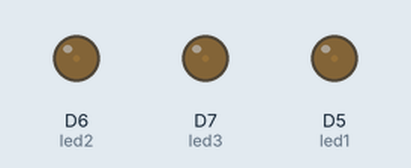
Bench run of a program on a simulated ESP8266 (NodeMCU). Parts: output pins drawn as LEDs (lit = HIGH).

Above: at 0.05 s.
At 0.95 s:
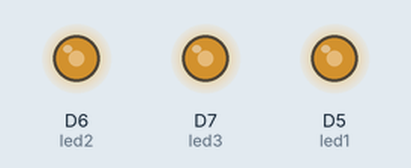
At 1.4 s:
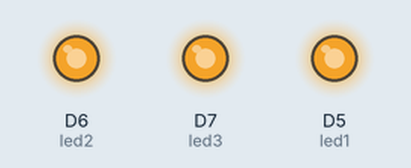
At 2.75 s:
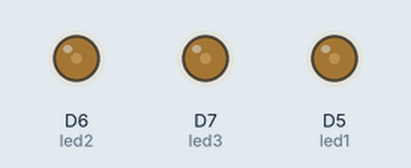
Timing chart, 0 to 7.2 s (numbered marks = the images above):
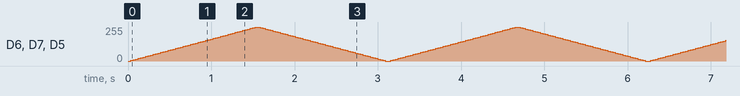

The program:

main.cpp
```cpp
#include <Arduino.h>

// Define PWM pins for the LEDs
// LED-களுக்கான PWM பின்களை வரையறுக்கவும்
const int led1 = D5; // GPIO14
// முதல் LED-க்கு D5 பின்னை அமைக்கவும் (GPIO14)
// Set the first LED pin to D5 (GPIO14)
const int led2 = D6; // GPIO12
// இரண்டாவது LED-க்கு D6 பின்னை அமைக்கவும் (GPIO12)
// Set the second LED pin to D6 (GPIO12)
const int led3 = D7; // GPIO13
// மூன்றாவது LED-க்கு D7 பின்னை அமைக்கவும் (GPIO13)
// Set the third LED pin to D7 (GPIO13)

void setup() {
  // Set LED pins as outputs
  // LED பின்களை வெளியீடாக அமைக்கவும்
  pinMode(led1, OUTPUT);
  // led1 பின்னை வெளியீடாக அமைக்கவும்
  // Set led1 pin as output
  pinMode(led2, OUTPUT);
  // led2 பின்னை வெளியீடாக அமைக்கவும்
  // Set led2 pin as output
  pinMode(led3, OUTPUT);
  // led3 பின்னை வெளியீடாக அமைக்கவும்
  // Set led3 pin as output
}

void loop() {
  // Fade LEDs in
  // LED-களை படிப்படியாக பிரகாசமாக்கவும்
  for (int brightness = 0; brightness <= 255; brightness += 5) {
    // பிரகாசத்தை 0 முதல் 255 வரை 5 படிகளாக உயர்த்தவும்
    // Increase brightness from 0 to 255 in steps of 5
    analogWrite(led1, brightness);
    // led1-க்கு PWM மூலம் பிரகாசத்தை அமைக்கவும்
    // Set brightness for led1 using PWM
    analogWrite(led2, brightness);
    // led2-க்கு PWM மூலம் பிரகாசத்தை அமைக்கவும்
    // Set brightness for led2 using PWM
    analogWrite(led3, brightness);
    // led3-க்கு PWM மூலம் பிரகாசத்தை அமைக்கவும்
    // Set brightness for led3 using PWM
    delay(30); // Adjust for smoother fading
    // மென்மையான மங்குதலுக்காக 30 மில்லி விநாடிகள் காத்திருக்கவும்
    // Wait 30 milliseconds for smoother fading
  }

  // Fade LEDs out
  // LED-களை படிப்படியாக மங்கவைக்கவும்
  for (int brightness = 255; brightness >= 0; brightness -= 5) {
    // பிரகாசத்தை 255 முதல் 0 வரை 5 படிகளாக குறைக்கவும்
    // Decrease brightness from 255 to 0 in steps of 5
    analogWrite(led1, brightness);
    // led1-க்கு PWM மூலம் பிரகாசத்தை அமைக்கவும்
    // Set brightness for led1 using PWM
    analogWrite(led2, brightness);
    // led2-க்கு PWM மூலம் பிரகாசத்தை அமைக்கவும்
    // Set brightness for led2 using PWM
    analogWrite(led3, brightness);
    // led3-க்கு PWM மூலம் பிரகாசத்தை அமைக்கவும்
    // Set brightness for led3 using PWM
    delay(30); // Adjust for smoother fading
    // மென்மையான மங்குதலுக்காக 30 மில்லி விநாடிகள் காத்திருக்கவும்
    // Wait 30 milliseconds for smoother fading
  }
}
```
